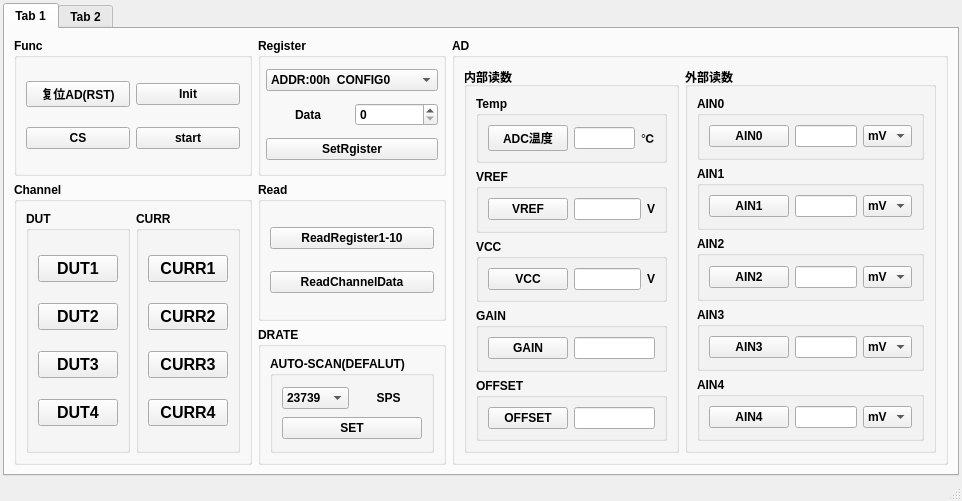
<?xml version="1.0" encoding="UTF-8"?>
<ui version="4.0">
 <class>MainWindow</class>
 <widget class="QMainWindow" name="MainWindow">
  <property name="geometry">
   <rect>
    <x>0</x>
    <y>0</y>
    <width>962</width>
    <height>484</height>
   </rect>
  </property>
  <property name="font">
   <font>
    <family>Microsoft YaHei UI</family>
    <weight>75</weight>
    <bold>true</bold>
   </font>
  </property>
  <property name="windowTitle">
   <string>PCIE-Tool</string>
  </property>
  <widget class="QWidget" name="centralwidget">
   <layout class="QGridLayout" name="gridLayout" columnstretch="1">
    <property name="leftMargin">
     <number>3</number>
    </property>
    <property name="topMargin">
     <number>3</number>
    </property>
    <property name="rightMargin">
     <number>3</number>
    </property>
    <property name="bottomMargin">
     <number>3</number>
    </property>
    <property name="spacing">
     <number>3</number>
    </property>
    <item row="0" column="0" rowspan="2">
     <widget class="QTabWidget" name="tabWidget">
      <property name="currentIndex">
       <number>0</number>
      </property>
      <widget class="QWidget" name="tab_5">
       <attribute name="title">
        <string>Tab 1</string>
       </attribute>
       <layout class="QGridLayout" name="gridLayout_23">
        <item row="0" column="0">
         <widget class="QGroupBox" name="groupBox_15">
          <property name="title">
           <string>Func</string>
          </property>
          <layout class="QGridLayout" name="gridLayout_16">
           <item row="1" column="0">
            <widget class="QPushButton" name="pushButton">
             <property name="text">
              <string>CS</string>
             </property>
            </widget>
           </item>
           <item row="0" column="0">
            <widget class="QPushButton" name="reset_btn">
             <property name="text">
              <string>复位AD(RST)</string>
             </property>
            </widget>
           </item>
           <item row="0" column="1">
            <widget class="QPushButton" name="Init_btn">
             <property name="text">
              <string>Init</string>
             </property>
            </widget>
           </item>
           <item row="1" column="1">
            <widget class="QPushButton" name="START_btn">
             <property name="text">
              <string>start</string>
             </property>
            </widget>
           </item>
          </layout>
         </widget>
        </item>
        <item row="0" column="1">
         <widget class="QGroupBox" name="groupBox_5">
          <property name="title">
           <string>Register</string>
          </property>
          <layout class="QGridLayout" name="gridLayout_6">
           <property name="leftMargin">
            <number>5</number>
           </property>
           <property name="topMargin">
            <number>5</number>
           </property>
           <property name="rightMargin">
            <number>5</number>
           </property>
           <property name="bottomMargin">
            <number>5</number>
           </property>
           <property name="horizontalSpacing">
            <number>5</number>
           </property>
           <item row="0" column="0" colspan="2">
            <widget class="QComboBox" name="Register_comboBox">
             <item>
              <property name="text">
               <string>ADDR:00h  CONFIG0</string>
              </property>
             </item>
             <item>
              <property name="text">
               <string>ADDR:01h  CONFIG1</string>
              </property>
             </item>
             <item>
              <property name="text">
               <string>ADDR:02h  MUXSCH</string>
              </property>
             </item>
             <item>
              <property name="text">
               <string>ADDR:03h  MUXDIF</string>
              </property>
             </item>
             <item>
              <property name="text">
               <string>ADDR:04h  MUXSG0</string>
              </property>
             </item>
             <item>
              <property name="text">
               <string>ADDR:05h  MUXSG1</string>
              </property>
             </item>
             <item>
              <property name="text">
               <string>ADDR:06h  SYSRED</string>
              </property>
             </item>
             <item>
              <property name="text">
               <string>ADDR:07h  GPIOC</string>
              </property>
             </item>
             <item>
              <property name="text">
               <string>ADDR:08h  GPIOD</string>
              </property>
             </item>
             <item>
              <property name="text">
               <string>ADDR:09h  ID</string>
              </property>
             </item>
            </widget>
           </item>
           <item row="1" column="0">
            <widget class="QLabel" name="label_2">
             <property name="text">
              <string>Data</string>
             </property>
             <property name="alignment">
              <set>Qt::AlignCenter</set>
             </property>
            </widget>
           </item>
           <item row="1" column="1">
            <widget class="QSpinBox" name="SetRgister_Data_box">
             <property name="maximum">
              <number>256</number>
             </property>
            </widget>
           </item>
           <item row="2" column="0" colspan="2">
            <widget class="QPushButton" name="SetRgister_btn">
             <property name="text">
              <string>SetRgister</string>
             </property>
            </widget>
           </item>
          </layout>
         </widget>
        </item>
        <item row="0" column="2" rowspan="3">
         <widget class="QGroupBox" name="groupBox_2">
          <property name="title">
           <string>AD</string>
          </property>
          <layout class="QGridLayout" name="gridLayout_4">
           <item row="0" column="0" rowspan="3">
            <widget class="QGroupBox" name="groupBox_17">
             <property name="title">
              <string>内部读数</string>
             </property>
             <layout class="QGridLayout" name="gridLayout_18">
              <item row="0" column="0">
               <widget class="QGroupBox" name="groupBox_3">
                <property name="title">
                 <string>Temp</string>
                </property>
                <layout class="QGridLayout" name="gridLayout_5">
                 <item row="0" column="2">
                  <widget class="QLabel" name="label_3">
                   <property name="text">
                    <string>℃</string>
                   </property>
                   <property name="alignment">
                    <set>Qt::AlignCenter</set>
                   </property>
                  </widget>
                 </item>
                 <item row="0" column="1">
                  <widget class="QLineEdit" name="Temp_lineEdit">
                   <property name="alignment">
                    <set>Qt::AlignCenter</set>
                   </property>
                  </widget>
                 </item>
                 <item row="0" column="0">
                  <widget class="QPushButton" name="GetTemp_btn">
                   <property name="text">
                    <string>ADC温度</string>
                   </property>
                  </widget>
                 </item>
                </layout>
               </widget>
              </item>
              <item row="4" column="0">
               <widget class="QGroupBox" name="groupBox_10">
                <property name="title">
                 <string>OFFSET</string>
                </property>
                <layout class="QGridLayout" name="gridLayout_11">
                 <item row="0" column="1">
                  <widget class="QLineEdit" name="OFFSET_lineEdit">
                   <property name="alignment">
                    <set>Qt::AlignCenter</set>
                   </property>
                  </widget>
                 </item>
                 <item row="0" column="0">
                  <widget class="QPushButton" name="GetOFFSET_btn">
                   <property name="text">
                    <string>OFFSET</string>
                   </property>
                  </widget>
                 </item>
                </layout>
               </widget>
              </item>
              <item row="2" column="0">
               <widget class="QGroupBox" name="groupBox_9">
                <property name="title">
                 <string>VCC</string>
                </property>
                <layout class="QGridLayout" name="gridLayout_10">
                 <item row="0" column="2">
                  <widget class="QLabel" name="label_15">
                   <property name="text">
                    <string>V</string>
                   </property>
                   <property name="alignment">
                    <set>Qt::AlignCenter</set>
                   </property>
                  </widget>
                 </item>
                 <item row="0" column="1">
                  <widget class="QLineEdit" name="VCC_lineEdit">
                   <property name="alignment">
                    <set>Qt::AlignCenter</set>
                   </property>
                  </widget>
                 </item>
                 <item row="0" column="0">
                  <widget class="QPushButton" name="GetVCC_btn">
                   <property name="text">
                    <string>VCC</string>
                   </property>
                  </widget>
                 </item>
                </layout>
               </widget>
              </item>
              <item row="1" column="0">
               <widget class="QGroupBox" name="groupBox_4">
                <property name="title">
                 <string>VREF</string>
                </property>
                <layout class="QGridLayout" name="gridLayout_3">
                 <item row="0" column="0">
                  <widget class="QPushButton" name="GetVREF_btn">
                   <property name="text">
                    <string>VREF</string>
                   </property>
                  </widget>
                 </item>
                 <item row="0" column="2">
                  <widget class="QLabel" name="label_5">
                   <property name="text">
                    <string>V</string>
                   </property>
                  </widget>
                 </item>
                 <item row="0" column="1">
                  <widget class="QLineEdit" name="VREF_lineEdit">
                   <property name="alignment">
                    <set>Qt::AlignCenter</set>
                   </property>
                  </widget>
                 </item>
                </layout>
               </widget>
              </item>
              <item row="3" column="0">
               <widget class="QGroupBox" name="groupBox_13">
                <property name="title">
                 <string>GAIN</string>
                </property>
                <layout class="QGridLayout" name="gridLayout_20">
                 <item row="0" column="0">
                  <widget class="QPushButton" name="GetGAIN_btn">
                   <property name="text">
                    <string>GAIN</string>
                   </property>
                  </widget>
                 </item>
                 <item row="0" column="1">
                  <widget class="QLineEdit" name="GAIN_lineEdit">
                   <property name="alignment">
                    <set>Qt::AlignCenter</set>
                   </property>
                  </widget>
                 </item>
                </layout>
               </widget>
              </item>
             </layout>
            </widget>
           </item>
           <item row="0" column="1" rowspan="3">
            <widget class="QGroupBox" name="groupBox_18">
             <property name="title">
              <string>外部读数</string>
             </property>
             <layout class="QGridLayout" name="gridLayout_19">
              <item row="2" column="0">
               <widget class="QGroupBox" name="groupBox_6">
                <property name="title">
                 <string>AIN2</string>
                </property>
                <layout class="QGridLayout" name="gridLayout_7">
                 <item row="0" column="1">
                  <widget class="QLineEdit" name="AIN2_lineEdit">
                   <property name="alignment">
                    <set>Qt::AlignCenter</set>
                   </property>
                  </widget>
                 </item>
                 <item row="0" column="0">
                  <widget class="QPushButton" name="GetAIN2_btn">
                   <property name="text">
                    <string>AIN2</string>
                   </property>
                  </widget>
                 </item>
                 <item row="0" column="2">
                  <widget class="QComboBox" name="AIN2_combox">
                   <property name="currentIndex">
                    <number>1</number>
                   </property>
                   <item>
                    <property name="text">
                     <string>V</string>
                    </property>
                   </item>
                   <item>
                    <property name="text">
                     <string>mV</string>
                    </property>
                   </item>
                   <item>
                    <property name="text">
                     <string>uV</string>
                    </property>
                   </item>
                  </widget>
                 </item>
                </layout>
               </widget>
              </item>
              <item row="1" column="0">
               <widget class="QGroupBox" name="groupBox">
                <property name="title">
                 <string>AIN1</string>
                </property>
                <layout class="QGridLayout" name="gridLayout_2">
                 <item row="0" column="0">
                  <widget class="QPushButton" name="GetAIN1_btn">
                   <property name="text">
                    <string>AIN1</string>
                   </property>
                  </widget>
                 </item>
                 <item row="0" column="1">
                  <widget class="QLineEdit" name="AIN1_lineEdit">
                   <property name="alignment">
                    <set>Qt::AlignCenter</set>
                   </property>
                  </widget>
                 </item>
                 <item row="0" column="2">
                  <widget class="QComboBox" name="AIN1_combox">
                   <property name="currentIndex">
                    <number>1</number>
                   </property>
                   <item>
                    <property name="text">
                     <string>V</string>
                    </property>
                   </item>
                   <item>
                    <property name="text">
                     <string>mV</string>
                    </property>
                   </item>
                   <item>
                    <property name="text">
                     <string>uV</string>
                    </property>
                   </item>
                  </widget>
                 </item>
                </layout>
               </widget>
              </item>
              <item row="3" column="0">
               <widget class="QGroupBox" name="groupBox_7">
                <property name="title">
                 <string>AIN3</string>
                </property>
                <layout class="QGridLayout" name="gridLayout_8">
                 <item row="0" column="0">
                  <widget class="QPushButton" name="GetAIN3_btn">
                   <property name="text">
                    <string>AIN3</string>
                   </property>
                  </widget>
                 </item>
                 <item row="0" column="1">
                  <widget class="QLineEdit" name="AIN3_lineEdit">
                   <property name="alignment">
                    <set>Qt::AlignCenter</set>
                   </property>
                  </widget>
                 </item>
                 <item row="0" column="2">
                  <widget class="QComboBox" name="AIN3_combox">
                   <property name="currentIndex">
                    <number>1</number>
                   </property>
                   <item>
                    <property name="text">
                     <string>V</string>
                    </property>
                   </item>
                   <item>
                    <property name="text">
                     <string>mV</string>
                    </property>
                   </item>
                   <item>
                    <property name="text">
                     <string>uV</string>
                    </property>
                   </item>
                  </widget>
                 </item>
                </layout>
               </widget>
              </item>
              <item row="0" column="0">
               <widget class="QGroupBox" name="groupBox_16">
                <property name="title">
                 <string>AIN0</string>
                </property>
                <layout class="QGridLayout" name="gridLayout_17">
                 <item row="0" column="0">
                  <widget class="QPushButton" name="GetAIN0_btn">
                   <property name="text">
                    <string>AIN0</string>
                   </property>
                  </widget>
                 </item>
                 <item row="0" column="1">
                  <widget class="QLineEdit" name="AIN0_lineEdit">
                   <property name="alignment">
                    <set>Qt::AlignCenter</set>
                   </property>
                  </widget>
                 </item>
                 <item row="0" column="2">
                  <widget class="QComboBox" name="AIN0_combox">
                   <property name="currentIndex">
                    <number>1</number>
                   </property>
                   <item>
                    <property name="text">
                     <string>V</string>
                    </property>
                   </item>
                   <item>
                    <property name="text">
                     <string>mV</string>
                    </property>
                   </item>
                   <item>
                    <property name="text">
                     <string>uV</string>
                    </property>
                   </item>
                  </widget>
                 </item>
                </layout>
               </widget>
              </item>
              <item row="4" column="0">
               <widget class="QGroupBox" name="groupBox_8">
                <property name="title">
                 <string>AIN4</string>
                </property>
                <layout class="QGridLayout" name="gridLayout_9">
                 <item row="0" column="1">
                  <widget class="QLineEdit" name="AIN4_lineEdit">
                   <property name="alignment">
                    <set>Qt::AlignCenter</set>
                   </property>
                  </widget>
                 </item>
                 <item row="0" column="0">
                  <widget class="QPushButton" name="GetAIN4_btn">
                   <property name="text">
                    <string>AIN4</string>
                   </property>
                  </widget>
                 </item>
                 <item row="0" column="2">
                  <widget class="QComboBox" name="AIN4_combox">
                   <property name="currentIndex">
                    <number>1</number>
                   </property>
                   <item>
                    <property name="text">
                     <string>V</string>
                    </property>
                   </item>
                   <item>
                    <property name="text">
                     <string>mV</string>
                    </property>
                   </item>
                   <item>
                    <property name="text">
                     <string>uV</string>
                    </property>
                   </item>
                  </widget>
                 </item>
                </layout>
               </widget>
              </item>
             </layout>
            </widget>
           </item>
          </layout>
         </widget>
        </item>
        <item row="1" column="0" rowspan="2">
         <widget class="QGroupBox" name="groupBox_12">
          <property name="title">
           <string>Channel</string>
          </property>
          <layout class="QGridLayout" name="gridLayout_13">
           <item row="0" column="0">
            <widget class="QGroupBox" name="DUT_Box">
             <property name="title">
              <string>DUT</string>
             </property>
             <layout class="QGridLayout" name="gridLayout_14">
              <item row="3" column="0">
               <widget class="QPushButton" name="DUT4_btn">
                <property name="font">
                 <font>
                  <family>Microsoft YaHei UI</family>
                  <pointsize>12</pointsize>
                  <weight>75</weight>
                  <bold>true</bold>
                 </font>
                </property>
                <property name="text">
                 <string>DUT4</string>
                </property>
               </widget>
              </item>
              <item row="2" column="0">
               <widget class="QPushButton" name="DUT3_btn">
                <property name="font">
                 <font>
                  <family>Microsoft YaHei UI</family>
                  <pointsize>12</pointsize>
                  <weight>75</weight>
                  <bold>true</bold>
                 </font>
                </property>
                <property name="text">
                 <string>DUT3</string>
                </property>
               </widget>
              </item>
              <item row="0" column="0">
               <widget class="QPushButton" name="DUT1_btn">
                <property name="font">
                 <font>
                  <family>Microsoft YaHei UI</family>
                  <pointsize>12</pointsize>
                  <weight>75</weight>
                  <bold>true</bold>
                 </font>
                </property>
                <property name="text">
                 <string>DUT1</string>
                </property>
               </widget>
              </item>
              <item row="1" column="0">
               <widget class="QPushButton" name="DUT2_btn">
                <property name="font">
                 <font>
                  <family>Microsoft YaHei UI</family>
                  <pointsize>12</pointsize>
                  <weight>75</weight>
                  <bold>true</bold>
                 </font>
                </property>
                <property name="text">
                 <string>DUT2</string>
                </property>
               </widget>
              </item>
             </layout>
            </widget>
           </item>
           <item row="0" column="1">
            <widget class="QGroupBox" name="CURR_Box">
             <property name="title">
              <string>CURR</string>
             </property>
             <layout class="QGridLayout" name="gridLayout_15">
              <item row="2" column="0">
               <widget class="QPushButton" name="CURR3_btn">
                <property name="font">
                 <font>
                  <pointsize>12</pointsize>
                  <weight>75</weight>
                  <bold>true</bold>
                 </font>
                </property>
                <property name="text">
                 <string>CURR3</string>
                </property>
               </widget>
              </item>
              <item row="1" column="0">
               <widget class="QPushButton" name="CURR2_btn">
                <property name="font">
                 <font>
                  <pointsize>12</pointsize>
                  <weight>75</weight>
                  <bold>true</bold>
                 </font>
                </property>
                <property name="text">
                 <string>CURR2</string>
                </property>
               </widget>
              </item>
              <item row="0" column="0">
               <widget class="QPushButton" name="CURR1_btn">
                <property name="font">
                 <font>
                  <pointsize>12</pointsize>
                  <weight>75</weight>
                  <bold>true</bold>
                 </font>
                </property>
                <property name="text">
                 <string>CURR1</string>
                </property>
               </widget>
              </item>
              <item row="3" column="0">
               <widget class="QPushButton" name="CURR4_btn">
                <property name="font">
                 <font>
                  <pointsize>12</pointsize>
                  <weight>75</weight>
                  <bold>true</bold>
                 </font>
                </property>
                <property name="text">
                 <string>CURR4</string>
                </property>
               </widget>
              </item>
             </layout>
            </widget>
           </item>
          </layout>
         </widget>
        </item>
        <item row="1" column="1">
         <widget class="QGroupBox" name="groupBox_11">
          <property name="title">
           <string>Read</string>
          </property>
          <layout class="QGridLayout" name="gridLayout_12">
           <item row="0" column="0">
            <widget class="QPushButton" name="ReadRegister_btn">
             <property name="text">
              <string>ReadRegister1-10</string>
             </property>
            </widget>
           </item>
           <item row="1" column="0">
            <widget class="QPushButton" name="ReadChannelData_btn">
             <property name="text">
              <string>ReadChannelData</string>
             </property>
            </widget>
           </item>
          </layout>
         </widget>
        </item>
        <item row="2" column="1">
         <widget class="QGroupBox" name="groupBox_14">
          <property name="title">
           <string>DRATE</string>
          </property>
          <layout class="QGridLayout" name="gridLayout_21">
           <item row="0" column="0">
            <widget class="QGroupBox" name="groupBox_19">
             <property name="title">
              <string>AUTO-SCAN(DEFALUT)</string>
             </property>
             <layout class="QGridLayout" name="gridLayout_22" columnstretch="0,0">
              <item row="0" column="0">
               <widget class="QComboBox" name="AUTO_SCAN_DRATE_combox">
                <item>
                 <property name="text">
                  <string>23739</string>
                 </property>
                </item>
                <item>
                 <property name="text">
                  <string>15123</string>
                 </property>
                </item>
                <item>
                 <property name="text">
                  <string>6168</string>
                 </property>
                </item>
                <item>
                 <property name="text">
                  <string>1831</string>
                 </property>
                </item>
               </widget>
              </item>
              <item row="0" column="1">
               <widget class="QLabel" name="label_4">
                <property name="text">
                 <string>SPS</string>
                </property>
                <property name="alignment">
                 <set>Qt::AlignCenter</set>
                </property>
               </widget>
              </item>
              <item row="1" column="0" colspan="2">
               <widget class="QPushButton" name="AUTO_SCAN_DRATE_SET_btn">
                <property name="text">
                 <string>SET</string>
                </property>
               </widget>
              </item>
             </layout>
            </widget>
           </item>
          </layout>
         </widget>
        </item>
       </layout>
      </widget>
      <widget class="QWidget" name="tab_6">
       <attribute name="title">
        <string>Tab 2</string>
       </attribute>
       <widget class="QComboBox" name="combox_dut_select">
        <property name="geometry">
         <rect>
          <x>140</x>
          <y>30</y>
          <width>101</width>
          <height>22</height>
         </rect>
        </property>
        <item>
         <property name="text">
          <string>DUT-1</string>
         </property>
        </item>
        <item>
         <property name="text">
          <string>DUT-2</string>
         </property>
        </item>
        <item>
         <property name="text">
          <string>DUT-3</string>
         </property>
        </item>
        <item>
         <property name="text">
          <string>DUT-4</string>
         </property>
        </item>
        <item>
         <property name="text">
          <string>DUT-5</string>
         </property>
        </item>
        <item>
         <property name="text">
          <string>DUT-6</string>
         </property>
        </item>
        <item>
         <property name="text">
          <string>DUT-7</string>
         </property>
        </item>
        <item>
         <property name="text">
          <string>DUT-8</string>
         </property>
        </item>
        <item>
         <property name="text">
          <string>DUT-9</string>
         </property>
        </item>
        <item>
         <property name="text">
          <string>DUT-10</string>
         </property>
        </item>
       </widget>
       <widget class="QTableWidget" name="tableWidget">
        <property name="geometry">
         <rect>
          <x>330</x>
          <y>30</y>
          <width>340</width>
          <height>350</height>
         </rect>
        </property>
       </widget>
      </widget>
     </widget>
    </item>
   </layout>
  </widget>
  <widget class="QMenuBar" name="menubar">
   <property name="geometry">
    <rect>
     <x>0</x>
     <y>0</y>
     <width>962</width>
     <height>22</height>
    </rect>
   </property>
  </widget>
  <widget class="QStatusBar" name="statusbar"/>
 </widget>
 <resources/>
 <connections/>
</ui>
